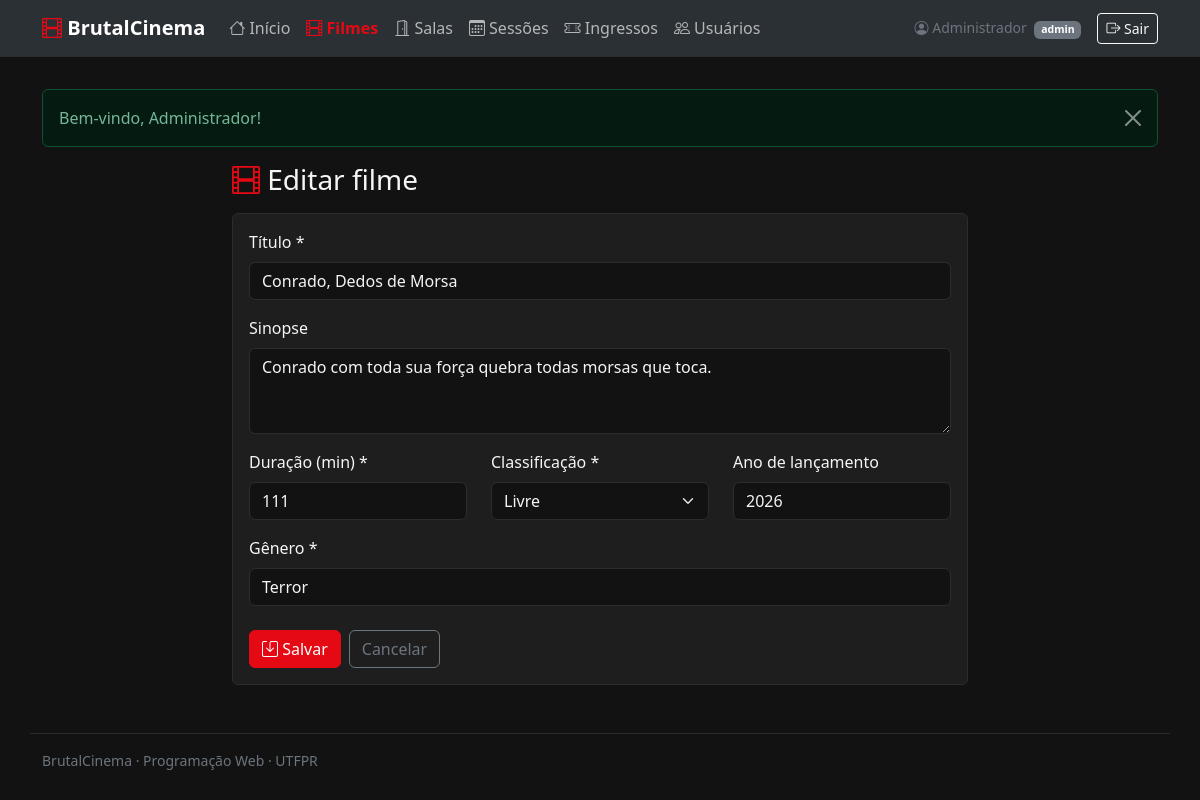
The page /index.php?page=filmes&acao=editar&id=1 (signed in) on the database its author committed.
### tables this page shows
CREATE TABLE filmes (
    id             INT UNSIGNED AUTO_INCREMENT PRIMARY KEY,
    titulo         VARCHAR(150)      NOT NULL,
    sinopse        TEXT              NULL,
    duracao_min    SMALLINT UNSIGNED NOT NULL,
    classificacao  ENUM('L', '10', '12', '14', '16', '18') NOT NULL,
    genero         VARCHAR(50)       NOT NULL,
    ano_lancamento YEAR              NULL,
    ativo          TINYINT(1)        NOT NULL DEFAULT 1,
    criado_em      DATETIME          NOT NULL DEFAULT CURRENT_TIMESTAMP,
    atualizado_em  DATETIME          NOT NULL DEFAULT CURRENT_TIMESTAMP ON UPDATE CURRENT_TIMESTAMP
);

### app/Core/Controller.php (called while the page is built, shortened)
<?php
abstract class Controller
{
    protected function renderizar(string $view, array $dados = []): void
    {
        $arquivo = __DIR__ . '/../Views/' . $view . '.php';
        extract($dados);
        require __DIR__ . '/../Views/layout/header.php';
        require $arquivo;
        require __DIR__ . '/../Views/layout/footer.php';
    }
}

### app/Controllers/FilmeController.php (called while the page is built, shortened)
<?php
class FilmeController extends Controller
{
    private Filme $filmes;
    public function __construct()
    {
        $this->filmes = new Filme();
    }
    public function editar(): void
    {
        $filme = $this->buscarOuRedirecionar();
        $this->renderizar('filmes/form', [
            'titulo' => 'Editar filme',
            'filme'  => $filme,
            'erros'  => [],
        ]);
    }
    private function buscarOuRedirecionar(): array
    {
        $id    = (int) ($_GET['id'] ?? $_POST['id'] ?? 0);
        $filme = $id > 0 ? $this->filmes->buscar($id) : null;
        return $filme;
    }
}

### public/index.php (called while the page is built, shortened)
<?php
require __DIR__ . '/../app/Core/helpers.php';
require __DIR__ . '/../app/Core/Database.php';
require __DIR__ . '/../app/Core/Controller.php';
require __DIR__ . '/../app/Core/Model.php';
require __DIR__ . '/../app/Controllers/FilmeController.php';
$acao = $_GET['acao'] ?? 'index';
try {
    $controller = new $rotas[$page]();
    $controller->$acao();
} catch (Throwable $e) {
    error_log($e);
    $detalhe = $app['debug'] ? $e->getMessage() : '';
    (new ErroController())->interno($detalhe);
}

### app/Core/helpers.php (called while the page is built, shortened)
<?php
function e(mixed $valor): string
{
    return htmlspecialchars((string) $valor, ENT_QUOTES, 'UTF-8');
}
function url(string $page, string $acao = '', array $params = []): string
{
    $query = ['page' => $page];
    if ($acao !== '') {
        $query['acao'] = $acao;
    }
    return 'index.php?' . http_build_query($query + $params);
}
function classeInvalida(array $erros, string $campo): string
{
    return isset($erros[$campo]) ? 'is-invalid' : '';
}

### config/database.php (called while the page is built)
<?php
return [
    'host'    => 'localhost',
    'port'    => 3306,
    'dbname'  => 'brutalcinema',
    'user'    => 'brutal',
    'pass'    => 'brutal123',
    'charset' => 'utf8mb4',
];

### app/Core/Database.php (called while the page is built, shortened)
<?php
class Database
{
    private static ?mysqli $conexao = null;
    public static function conectar(): mysqli
    {
        if (self::$conexao === null) {
            $config = require __DIR__ . '/../../config/database.php';
            self::$conexao = new mysqli(
                $config['host'],
                $config['user'],
                $config['pass'],
                $config['dbname'],
                $config['port']
            );
            self::$conexao->set_charset($config['charset']);
        }
        return self::$conexao;
    }
}

### app/Core/Model.php (called while the page is built, shortened)
<?php
abstract class Model
{
    protected string $tabela;
    protected mysqli $db;
    public function __construct()
    {
        $this->db = Database::conectar();
    }
    public function buscar(int $id): ?array
    {
        return $this->consultarUm("SELECT * FROM {$this->tabela} WHERE id = ?", [$id]);
    }
    protected function consultar(string $sql, array $params = []): array
    {
        $stmt = $this->executar($sql, $params);
        return $stmt->get_result()->fetch_all(MYSQLI_ASSOC);
    }
    protected function consultarUm(string $sql, array $params = []): ?array
    {
        $linhas = $this->consultar($sql, $params);
        return $linhas[0] ?? null;
    }
    protected function executar(string $sql, array $params = []): mysqli_stmt
    {
        $stmt = $this->db->prepare($sql);
        if ($params !== []) {
            $tipos = '';
            foreach ($params as $valor) {
                $tipos .= match (true) {
                    is_int($valor)   => 'i',
                    is_float($valor) => 'd',
                    default          => 's',
                };
            }
            $stmt->bind_param($tipos, ...$params);
        }
        $stmt->execute();
        return $stmt;
    }
}

### app/Views/filmes/form.php (the view, shortened to what this page needs)
<div class="row justify-content-center">
<div class="col-lg-8">
    <h1 class="h3 mb-3"><i class="bi bi-film text-brutal"></i> <?= e($titulo) ?></h1>
    <div class="card">
    <div class="card-body">
        <form method="post" action="<?= url('filmes', 'salvar') ?>" novalidate>
            <div class="mb-3">
                <label for="titulo" class="form-label">Título *</label>
                <input type="text" id="titulo" name="titulo" class="form-control <?= classeInvalida($erros, 'titulo') ?>"
                       value="<?= e($filme['titulo'] ?? '') ?>" autofocus>
            </div>
            <div class="mb-3">
                <label for="sinopse" class="form-label">Sinopse</label>
                <textarea id="sinopse" name="sinopse" rows="3"
                          class="form-control <?= classeInvalida($erros, 'sinopse') ?>"><?= e($filme['sinopse'] ?? '') ?></textarea>
            </div>
            <div class="row">
                <div class="col-md-4 mb-3">
                    <label for="duracao_min" class="form-label">Duração (min) *</label>
                    <input type="number" id="duracao_min" name="duracao_min"
                           class="form-control <?= classeInvalida($erros, 'duracao_min') ?>"
                           value="<?= e($filme['duracao_min'] ?? '') ?>">
                </div>
                <div class="col-md-4 mb-3">
                    <label for="classificacao" class="form-label">Classificação *</label>
                    <select id="classificacao" name="classificacao" class="form-select <?= classeInvalida($erros, 'classificacao') ?>">
                        <?php foreach (Filme::CLASSIFICACOES as $c): ?>
                            <option value="<?= $c ?>" <?= ($filme['classificacao'] ?? '') === $c ? 'selected' : '' ?>>
                                <?= $c === 'L' ? 'Livre' : $c . ' anos' ?>
                            </option>
                        <?php endforeach; ?>
                    </select>
                </div>
                <div class="col-md-4 mb-3">
                    <label for="ano_lancamento" class="form-label">Ano de lançamento</label>
                    <input type="number" id="ano_lancamento" name="ano_lancamento"
                           class="form-control <?= classeInvalida($erros, 'ano_lancamento') ?>"
                           value="<?= e($filme['ano_lancamento'] ?? '') ?>">
                </div>
            </div>
            <div class="mb-4">
                <label for="genero" class="form-label">Gênero *</label>
                <input type="text" id="genero" name="genero" class="form-control <?= classeInvalida($erros, 'genero') ?>"
                       value="<?= e($filme['genero'] ?? '') ?>" placeholder="Ex.: Ação, Drama, Animação">
            </div>
            <div class="d-flex gap-2">
                <button type="submit" class="btn btn-primary"><i class="bi bi-save"></i> Salvar</button>
                <a href="<?= url('filmes') ?>" class="btn btn-outline-secondary">Cancelar</a>
            </div>
        </form>
    </div>
    </div>
</div>
</div>

### public/css/estilo.css (style rules this page uses)
:root, [data-bs-theme="dark"] { --brutal-vermelho: #e50914; --brutal-vermelho-escuro: #b8070f; --bs-body-bg: #121212; --bs-body-color: #f5f5f5; --bs-secondary-color: #9e9e9e; --bs-tertiary-bg: #1e1e1e; --bs-border-color: #2c2c2c; }
.text-brutal { color: var(--brutal-vermelho); }
.card { background-color: #1e1e1e; border-color: #2c2c2c; }
.btn-primary { --bs-btn-bg: var(--brutal-vermelho); --bs-btn-border-color: var(--brutal-vermelho); --bs-btn-hover-bg: var(--brutal-vermelho-escuro); --bs-btn-hover-border-color: var(--brutal-vermelho-escuro); --bs-btn-active-bg: var(--brutal-vermelho-escuro); --bs-btn-active-border-color: var(--brutal-vermelho-escuro); }

### rows shown on the page
filmes: titulo "Conrado, Dedos de Morsa", sinopse "Conrado com toda sua força quebra todas morsas que toca.", duracao_min "111", classificacao "Livre", ano_lancamento "2026", genero "Terror"

### other values the page prints
config('nome') "BrutalCinema"
$rotulo "Início"
$rotulo "Filmes"
$rotulo "Salas"
$rotulo "Sessões"
$rotulo "Ingressos"
$rotulo "Usuários"
$usuarioLogado['nome'] "Administrador"
$usuarioLogado['perfil'] "admin"
$mensagem "Bem-vindo, Administrador!"
$titulo "Editar filme"
